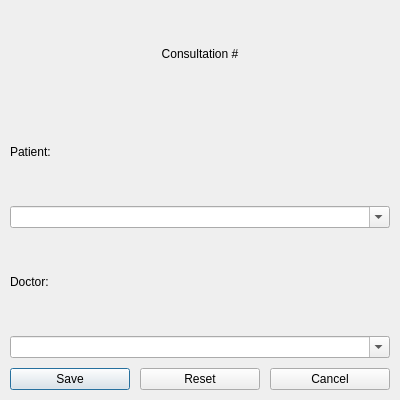
<?xml version="1.0" encoding="UTF-8"?>
<ui version="4.0">
 <class>ConsultationDialog</class>
 <widget class="QDialog" name="ConsultationDialog">
  <property name="geometry">
   <rect>
    <x>0</x>
    <y>0</y>
    <width>400</width>
    <height>400</height>
   </rect>
  </property>
  <property name="windowTitle">
   <string>Chan Pediatric Clinic</string>
  </property>
  <property name="windowIcon">
   <iconset resource="../Resource/resource.qrc">
    <normaloff>:/window_icon.ico</normaloff>:/window_icon.ico</iconset>
  </property>
  <layout class="QVBoxLayout" name="main_layout" stretch="1,1,1,1,1,0">
   <property name="spacing">
    <number>10</number>
   </property>
   <property name="leftMargin">
    <number>10</number>
   </property>
   <property name="topMargin">
    <number>10</number>
   </property>
   <property name="rightMargin">
    <number>10</number>
   </property>
   <property name="bottomMargin">
    <number>10</number>
   </property>
   <item>
    <widget class="QLabel" name="lbl_consultation_id">
     <property name="text">
      <string>Consultation #</string>
     </property>
     <property name="alignment">
      <set>Qt::AlignCenter</set>
     </property>
    </widget>
   </item>
   <item>
    <widget class="QLabel" name="lbl_patient_name">
     <property name="text">
      <string>Patient:</string>
     </property>
    </widget>
   </item>
   <item>
    <widget class="QComboBox" name="cmbbx_patient_name">
     <property name="editable">
      <bool>true</bool>
     </property>
    </widget>
   </item>
   <item>
    <widget class="QLabel" name="lbl_doctor_name">
     <property name="text">
      <string>Doctor:</string>
     </property>
    </widget>
   </item>
   <item>
    <widget class="QComboBox" name="cmbbx_doctor_name">
     <property name="editable">
      <bool>true</bool>
     </property>
    </widget>
   </item>
   <item>
    <layout class="QHBoxLayout" name="hlo_dialog_buttons" stretch="1,1,1">
     <property name="spacing">
      <number>10</number>
     </property>
     <item>
      <widget class="QPushButton" name="pshbtn_add_save">
       <property name="cursor">
        <cursorShape>PointingHandCursor</cursorShape>
       </property>
       <property name="text">
        <string>Save</string>
       </property>
      </widget>
     </item>
     <item>
      <widget class="QPushButton" name="pshbtn_clear_reset">
       <property name="cursor">
        <cursorShape>PointingHandCursor</cursorShape>
       </property>
       <property name="text">
        <string>Reset</string>
       </property>
      </widget>
     </item>
     <item>
      <widget class="QPushButton" name="pshbtn_cancel">
       <property name="cursor">
        <cursorShape>PointingHandCursor</cursorShape>
       </property>
       <property name="text">
        <string>Cancel</string>
       </property>
      </widget>
     </item>
    </layout>
   </item>
  </layout>
 </widget>
 <resources>
  <include location="../Resource/resource.qrc"/>
 </resources>
 <connections/>
</ui>
